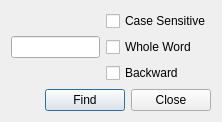
<?xml version="1.0" encoding="UTF-8"?>
<ui version="4.0">
 <class>FindDialog</class>
 <widget class="QDialog" name="FindDialog">
  <property name="geometry">
   <rect>
    <x>0</x>
    <y>0</y>
    <width>222</width>
    <height>104</height>
   </rect>
  </property>
  <property name="windowTitle">
   <string>Dialog</string>
  </property>
  <layout class="QVBoxLayout" name="verticalLayout_2">
   <item>
    <layout class="QHBoxLayout" name="horizontalLayout">
     <item>
      <widget class="QLineEdit" name="lineEdit"/>
     </item>
     <item>
      <layout class="QVBoxLayout" name="verticalLayout">
       <item>
        <widget class="QCheckBox" name="caseBox">
         <property name="text">
          <string>Case Sensitive</string>
         </property>
        </widget>
       </item>
       <item>
        <widget class="QCheckBox" name="wordBox">
         <property name="text">
          <string>Whole Word</string>
         </property>
        </widget>
       </item>
       <item>
        <widget class="QCheckBox" name="backwardBox">
         <property name="text">
          <string>Backward</string>
         </property>
        </widget>
       </item>
      </layout>
     </item>
    </layout>
   </item>
   <item>
    <layout class="QHBoxLayout" name="horizontalLayout_2">
     <item>
      <spacer name="horizontalSpacer">
       <property name="orientation">
        <enum>Qt::Horizontal</enum>
       </property>
       <property name="sizeHint" stdset="0">
        <size>
         <width>40</width>
         <height>20</height>
        </size>
       </property>
      </spacer>
     </item>
     <item>
      <widget class="QPushButton" name="findButton">
       <property name="text">
        <string>Find</string>
       </property>
      </widget>
     </item>
     <item>
      <widget class="QPushButton" name="closeButton">
       <property name="text">
        <string>Close</string>
       </property>
      </widget>
     </item>
    </layout>
   </item>
  </layout>
 </widget>
 <resources/>
 <connections/>
</ui>
